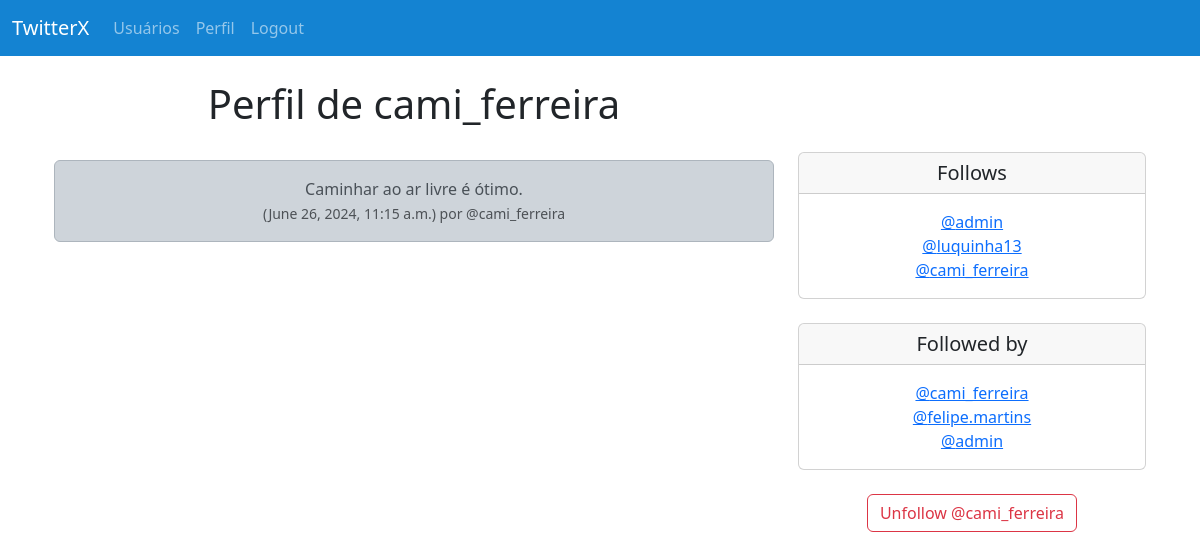
The app's page /profile/5 (signed in) with its own data.
### musker/models.py (models this page shows, shortened)
class Profile(models.Model):
    user = models.OneToOneField(User, on_delete=models.CASCADE)
    follows = models.ManyToManyField('self',
                                    related_name='followed_by',
                                    symmetrical=False,
                                    blank=True)
    datee_modified = models.DateTimeField(User, auto_now=True)
    def __str__(self):
        return self.user.username

class tweet(models.Model):
    user = models.ForeignKey(
        User, related_name="tweets",
        on_delete=models.DO_NOTHING
    )
    body = models.CharField(max_length=200)
    created_at = models.DateTimeField(auto_now_add=True)

### musker/views.py (the view, shortened to what this page needs)
# urls.py: path('profile/<int:pk>', views.profile, name='profile'),
def profile(request, pk):
     if request.user.is_authenticated:
        profile = Profile.objects.get(user_id = pk)
        tweets = tweet.objects.filter(user_id = pk).order_by("-created_at")
        return render(request, 'profile.html', {'profile':profile, "tweets":tweets})
     else:
        messages.success(request, ("Você deve estar logado para acessar..."))
        return redirect('home')

### musker/templates/profile.html (shortened to what this page needs)
{% extends 'base.html' %}
{% block content %}
{% if profile %}
<div class="container text-center">
    <div class="row">
        <div class="col-8">
            <h1>Perfil de {{ profile.user.username }}</h1>
            <br/>
            {% if tweets %}
              {% for tweet in tweets %}
                <div class="alert alert-dark" role="alert">
                  {{ tweet.body }}<br/>
                  <small class="text-muted">
                      ({{ tweet.created_at }}) por @{{ tweet.user.username }}
                  </small>
                </div>
                <br/>
              {% endfor %}
            {% endif %}
        </div>
        <div class="col-4">
            <br/><br/><br/>
            <div class="card">
                <h5 class="card-header">Follows</h5>
                <div class="card-body">
                  <p class="card-text">
                    {% for following in profile.follows.all %}
                        <a href="{% url 'profile' following.user.id%}">@{{following}}</a><br/>
                     {% endfor %}
                  </p>
                </div>
              </div>
              <br/>
              <div class="card">
                <h5 class="card-header">Followed by</h5>
                <div class="card-body">
                  <p class="card-text">
                    {% for following in profile.followed_by.all %}
                        <a href="{% url 'profile' following.user.id%}">@{{following}}</a><br/>
                    {% endfor %}
                  </p>
                </div>
              </div>
              <br/>
              <form method=POST>
                   {% if profile in user.profile.follows.all %}
                        <button class="btn btn-outline-danger"
                        name="follow" value="unfollow" type="submit">
                        Unfollow @{{ profile.user.username | lower }}</button>
                   {% else %}
                        <button class="btn btn-outline-success"
                        name="follow" value="follow" type="submit">
                        Follow @{{ profile.user.username | lower }}</button>
                   {% endif %}
              </form>
              <br/>
        </div>
    </div>
</div>
{% endif %}
{% endblock %}

### records on screen
Profile: user.username "cami_ferreira"
tweet: body "Caminhar ao ar livre é ótimo.", created_at "June 26, 2024, 11:15 a.m.", user.username "cami_ferreira"
Profile: user.username "admin"
Profile: user.username "luquinha13"
Profile: user.username "felipe.martins"
